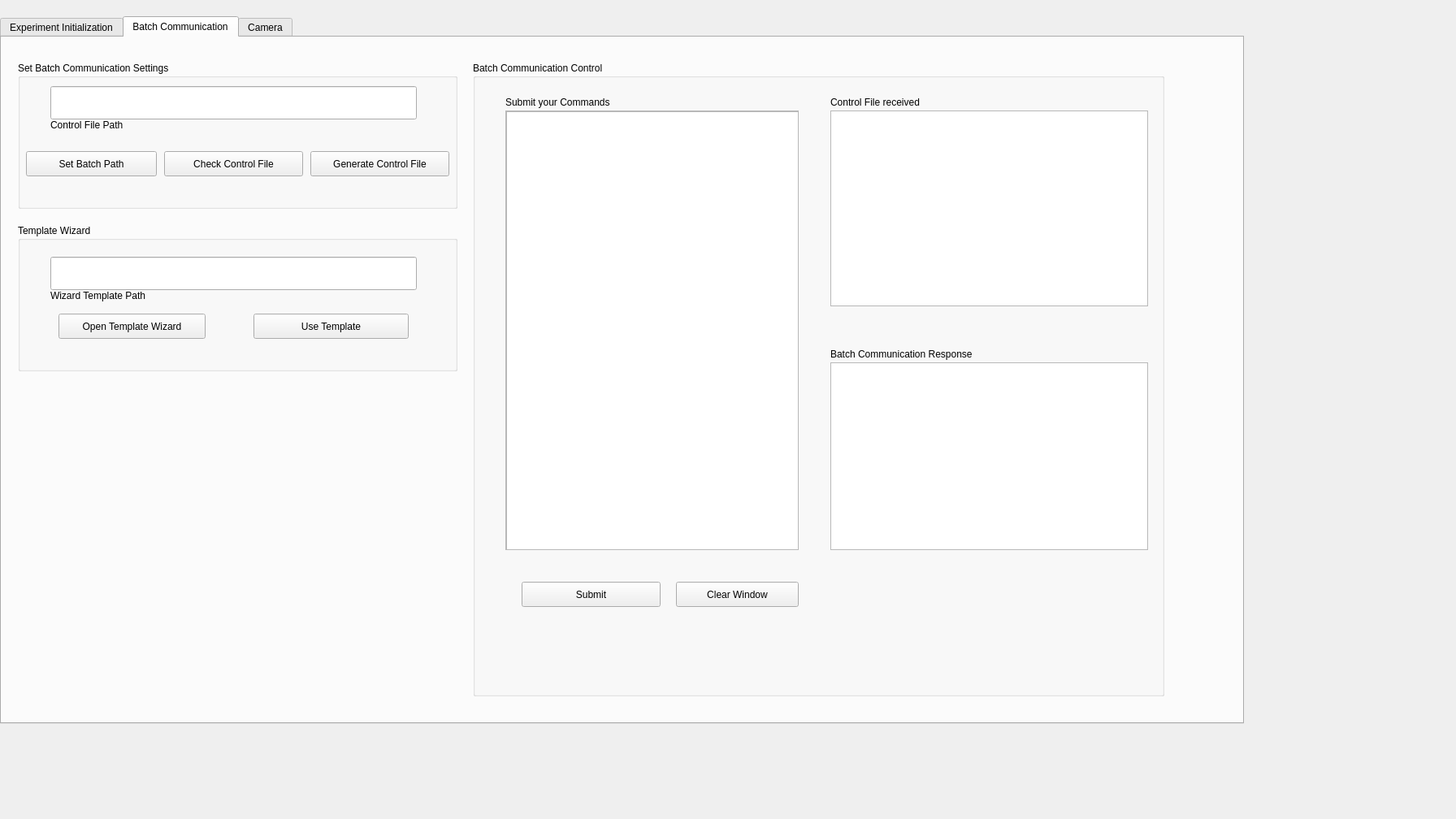
<?xml version="1.0" encoding="UTF-8"?>
<ui version="4.0">
 <class>Config_Widget</class>
 <widget class="QWidget" name="Config_Widget">
  <property name="geometry">
   <rect>
    <x>0</x>
    <y>0</y>
    <width>1792</width>
    <height>1008</height>
   </rect>
  </property>
  <property name="windowTitle">
   <string>Form</string>
  </property>
  <widget class="QWidget" name="gridLayoutWidget">
   <property name="geometry">
    <rect>
     <x>0</x>
     <y>20</y>
     <width>1531</width>
     <height>871</height>
    </rect>
   </property>
   <layout class="QGridLayout" name="gridLayout_2">
    <item row="0" column="0">
     <widget class="QTabWidget" name="Notebook_2">
      <property name="tabShape">
       <enum>QTabWidget::Rounded</enum>
      </property>
      <property name="currentIndex">
       <number>1</number>
      </property>
      <widget class="QWidget" name="experiment_initialization_3">
       <attribute name="title">
        <string>Experiment Initialization</string>
       </attribute>
       <widget class="QWidget" name="horizontalLayoutWidget_8">
        <property name="geometry">
         <rect>
          <x>10</x>
          <y>80</y>
          <width>1441</width>
          <height>351</height>
         </rect>
        </property>
        <layout class="QHBoxLayout" name="horizontalLayout_13">
         <item>
          <layout class="QGridLayout" name="gridLayout_28">
           <item row="0" column="0">
            <widget class="QGroupBox" name="groupBox_22">
             <property name="title">
              <string>Solutions</string>
             </property>
             <widget class="QComboBox" name="So_com1">
              <property name="geometry">
               <rect>
                <x>100</x>
                <y>20</y>
                <width>281</width>
                <height>41</height>
               </rect>
              </property>
             </widget>
             <widget class="QLabel" name="label_199">
              <property name="geometry">
               <rect>
                <x>110</x>
                <y>60</y>
                <width>71</width>
                <height>16</height>
               </rect>
              </property>
              <property name="text">
               <string>EC Type</string>
              </property>
             </widget>
             <widget class="QComboBox" name="So_com2">
              <property name="geometry">
               <rect>
                <x>100</x>
                <y>90</y>
                <width>281</width>
                <height>41</height>
               </rect>
              </property>
             </widget>
             <widget class="QLabel" name="label_200">
              <property name="geometry">
               <rect>
                <x>110</x>
                <y>130</y>
                <width>71</width>
                <height>16</height>
               </rect>
              </property>
              <property name="text">
               <string>IC  Type</string>
              </property>
             </widget>
             <widget class="QLineEdit" name="S1">
              <property name="geometry">
               <rect>
                <x>110</x>
                <y>160</y>
                <width>131</width>
                <height>41</height>
               </rect>
              </property>
              <property name="text">
               <string/>
              </property>
             </widget>
             <widget class="QLineEdit" name="S2">
              <property name="geometry">
               <rect>
                <x>250</x>
                <y>160</y>
                <width>131</width>
                <height>41</height>
               </rect>
              </property>
             </widget>
             <widget class="QLabel" name="label_201">
              <property name="geometry">
               <rect>
                <x>110</x>
                <y>200</y>
                <width>71</width>
                <height>16</height>
               </rect>
              </property>
              <property name="text">
               <string>EC Lot #</string>
              </property>
             </widget>
             <widget class="QLabel" name="label_202">
              <property name="geometry">
               <rect>
                <x>250</x>
                <y>200</y>
                <width>71</width>
                <height>16</height>
               </rect>
              </property>
              <property name="text">
               <string>IC lot #</string>
              </property>
             </widget>
             <widget class="QLineEdit" name="S3">
              <property name="geometry">
               <rect>
                <x>110</x>
                <y>230</y>
                <width>61</width>
                <height>41</height>
               </rect>
              </property>
             </widget>
             <widget class="QLineEdit" name="S4">
              <property name="geometry">
               <rect>
                <x>180</x>
                <y>230</y>
                <width>61</width>
                <height>41</height>
               </rect>
              </property>
             </widget>
             <widget class="QLineEdit" name="S5">
              <property name="geometry">
               <rect>
                <x>250</x>
                <y>230</y>
                <width>61</width>
                <height>41</height>
               </rect>
              </property>
             </widget>
             <widget class="QLineEdit" name="S6">
              <property name="geometry">
               <rect>
                <x>320</x>
                <y>230</y>
                <width>61</width>
                <height>41</height>
               </rect>
              </property>
             </widget>
             <widget class="QLabel" name="label_203">
              <property name="geometry">
               <rect>
                <x>110</x>
                <y>270</y>
                <width>71</width>
                <height>16</height>
               </rect>
              </property>
              <property name="text">
               <string>T [°C]</string>
              </property>
             </widget>
             <widget class="QLabel" name="label_204">
              <property name="geometry">
               <rect>
                <x>180</x>
                <y>270</y>
                <width>71</width>
                <height>16</height>
               </rect>
              </property>
              <property name="text">
               <string>F [ml/min]</string>
              </property>
             </widget>
             <widget class="QLabel" name="label_205">
              <property name="geometry">
               <rect>
                <x>250</x>
                <y>270</y>
                <width>71</width>
                <height>16</height>
               </rect>
              </property>
              <property name="text">
               <string>I [nm]</string>
              </property>
             </widget>
             <widget class="QLabel" name="label_206">
              <property name="geometry">
               <rect>
                <x>320</x>
                <y>270</y>
                <width>71</width>
                <height>16</height>
               </rect>
              </property>
              <property name="text">
               <string>e</string>
              </property>
             </widget>
            </widget>
           </item>
          </layout>
         </item>
         <item>
          <layout class="QGridLayout" name="gridLayout_29">
           <item row="0" column="0">
            <widget class="QGroupBox" name="groupBox_30">
             <property name="title">
              <string>Cells</string>
             </property>
             <widget class="QComboBox" name="Ce_com1">
              <property name="geometry">
               <rect>
                <x>110</x>
                <y>20</y>
                <width>281</width>
                <height>41</height>
               </rect>
              </property>
             </widget>
             <widget class="QComboBox" name="Ce_com2">
              <property name="geometry">
               <rect>
                <x>110</x>
                <y>90</y>
                <width>281</width>
                <height>41</height>
               </rect>
              </property>
             </widget>
             <widget class="QLineEdit" name="Ce1">
              <property name="geometry">
               <rect>
                <x>120</x>
                <y>160</y>
                <width>131</width>
                <height>41</height>
               </rect>
              </property>
             </widget>
             <widget class="QLabel" name="label_207">
              <property name="geometry">
               <rect>
                <x>120</x>
                <y>60</y>
                <width>71</width>
                <height>16</height>
               </rect>
              </property>
              <property name="text">
               <string>License ID</string>
              </property>
             </widget>
             <widget class="QLabel" name="label_208">
              <property name="geometry">
               <rect>
                <x>120</x>
                <y>130</y>
                <width>71</width>
                <height>16</height>
               </rect>
              </property>
              <property name="text">
               <string>Cell line</string>
              </property>
             </widget>
             <widget class="QLabel" name="label_209">
              <property name="geometry">
               <rect>
                <x>120</x>
                <y>200</y>
                <width>71</width>
                <height>16</height>
               </rect>
              </property>
              <property name="text">
               <string>Passage #</string>
              </property>
             </widget>
            </widget>
           </item>
          </layout>
         </item>
         <item>
          <layout class="QGridLayout" name="gridLayout_30">
           <item row="0" column="0">
            <widget class="QGroupBox" name="groupBox_31">
             <property name="title">
              <string>Compound</string>
             </property>
             <widget class="QLineEdit" name="C1">
              <property name="geometry">
               <rect>
                <x>90</x>
                <y>20</y>
                <width>81</width>
                <height>41</height>
               </rect>
              </property>
             </widget>
             <widget class="QLineEdit" name="C2">
              <property name="geometry">
               <rect>
                <x>200</x>
                <y>20</y>
                <width>81</width>
                <height>41</height>
               </rect>
              </property>
             </widget>
             <widget class="QComboBox" name="Co_com1">
              <property name="geometry">
               <rect>
                <x>300</x>
                <y>20</y>
                <width>91</width>
                <height>41</height>
               </rect>
              </property>
             </widget>
             <widget class="QLineEdit" name="C3">
              <property name="geometry">
               <rect>
                <x>90</x>
                <y>90</y>
                <width>81</width>
                <height>41</height>
               </rect>
              </property>
             </widget>
             <widget class="QLineEdit" name="C4">
              <property name="geometry">
               <rect>
                <x>200</x>
                <y>90</y>
                <width>81</width>
                <height>41</height>
               </rect>
              </property>
             </widget>
             <widget class="QLineEdit" name="C5">
              <property name="geometry">
               <rect>
                <x>90</x>
                <y>160</y>
                <width>81</width>
                <height>41</height>
               </rect>
              </property>
             </widget>
             <widget class="QLineEdit" name="C6">
              <property name="geometry">
               <rect>
                <x>200</x>
                <y>160</y>
                <width>81</width>
                <height>41</height>
               </rect>
              </property>
             </widget>
             <widget class="QLineEdit" name="C8">
              <property name="geometry">
               <rect>
                <x>90</x>
                <y>230</y>
                <width>131</width>
                <height>41</height>
               </rect>
              </property>
             </widget>
             <widget class="QLineEdit" name="C9">
              <property name="geometry">
               <rect>
                <x>270</x>
                <y>230</y>
                <width>131</width>
                <height>41</height>
               </rect>
              </property>
             </widget>
             <widget class="QLabel" name="label_210">
              <property name="geometry">
               <rect>
                <x>90</x>
                <y>60</y>
                <width>81</width>
                <height>16</height>
               </rect>
              </property>
              <property name="text">
               <string>Sample Code</string>
              </property>
             </widget>
             <widget class="QLabel" name="label_211">
              <property name="geometry">
               <rect>
                <x>200</x>
                <y>60</y>
                <width>71</width>
                <height>16</height>
               </rect>
              </property>
              <property name="text">
               <string>Lot #</string>
              </property>
             </widget>
             <widget class="QLabel" name="label_212">
              <property name="geometry">
               <rect>
                <x>310</x>
                <y>60</y>
                <width>71</width>
                <height>16</height>
               </rect>
              </property>
              <property name="text">
               <string>Salt Code</string>
              </property>
             </widget>
             <widget class="QLabel" name="label_213">
              <property name="geometry">
               <rect>
                <x>90</x>
                <y>130</y>
                <width>71</width>
                <height>16</height>
               </rect>
              </property>
              <property name="text">
               <string>Sample Id</string>
              </property>
             </widget>
             <widget class="QLabel" name="label_214">
              <property name="geometry">
               <rect>
                <x>200</x>
                <y>130</y>
                <width>71</width>
                <height>16</height>
               </rect>
              </property>
              <property name="text">
               <string>MW [Da]</string>
              </property>
             </widget>
             <widget class="QLabel" name="label_215">
              <property name="geometry">
               <rect>
                <x>90</x>
                <y>200</y>
                <width>71</width>
                <height>16</height>
               </rect>
              </property>
              <property name="text">
               <string>Weight [mg]</string>
              </property>
             </widget>
             <widget class="QLabel" name="label_216">
              <property name="geometry">
               <rect>
                <x>200</x>
                <y>200</y>
                <width>71</width>
                <height>16</height>
               </rect>
              </property>
              <property name="text">
               <string>Solvent</string>
              </property>
             </widget>
             <widget class="QLabel" name="label_217">
              <property name="geometry">
               <rect>
                <x>90</x>
                <y>270</y>
                <width>71</width>
                <height>16</height>
               </rect>
              </property>
              <property name="text">
               <string>Stocks [mM]</string>
              </property>
             </widget>
             <widget class="QLabel" name="label_218">
              <property name="geometry">
               <rect>
                <x>270</x>
                <y>270</y>
                <width>111</width>
                <height>16</height>
               </rect>
              </property>
              <property name="text">
               <string>Concentration [µM]</string>
              </property>
             </widget>
             <widget class="QLineEdit" name="C6_2">
              <property name="geometry">
               <rect>
                <x>310</x>
                <y>160</y>
                <width>81</width>
                <height>41</height>
               </rect>
              </property>
             </widget>
             <widget class="QLabel" name="label_219">
              <property name="geometry">
               <rect>
                <x>310</x>
                <y>200</y>
                <width>71</width>
                <height>16</height>
               </rect>
              </property>
              <property name="text">
               <string>Volumn [µL]</string>
              </property>
             </widget>
            </widget>
           </item>
          </layout>
         </item>
        </layout>
       </widget>
       <widget class="QWidget" name="horizontalLayoutWidget_9">
        <property name="geometry">
         <rect>
          <x>10</x>
          <y>440</y>
          <width>1441</width>
          <height>381</height>
         </rect>
        </property>
        <layout class="QHBoxLayout" name="horizontalLayout_14">
         <item>
          <layout class="QGridLayout" name="gridLayout_31">
           <item row="0" column="0">
            <widget class="QGroupBox" name="groupBox_32">
             <property name="title">
              <string>Staff</string>
             </property>
             <widget class="QComboBox" name="St_com1">
              <property name="geometry">
               <rect>
                <x>100</x>
                <y>30</y>
                <width>281</width>
                <height>41</height>
               </rect>
              </property>
             </widget>
             <widget class="QComboBox" name="St_com2">
              <property name="geometry">
               <rect>
                <x>100</x>
                <y>110</y>
                <width>281</width>
                <height>41</height>
               </rect>
              </property>
             </widget>
             <widget class="QComboBox" name="St_com3">
              <property name="geometry">
               <rect>
                <x>100</x>
                <y>190</y>
                <width>281</width>
                <height>41</height>
               </rect>
              </property>
             </widget>
             <widget class="QLabel" name="label_220">
              <property name="geometry">
               <rect>
                <x>110</x>
                <y>70</y>
                <width>101</width>
                <height>16</height>
               </rect>
              </property>
              <property name="text">
               <string>Study director</string>
              </property>
             </widget>
             <widget class="QLabel" name="label_221">
              <property name="geometry">
               <rect>
                <x>110</x>
                <y>150</y>
                <width>101</width>
                <height>16</height>
               </rect>
              </property>
              <property name="text">
               <string>Technician</string>
              </property>
             </widget>
             <widget class="QLabel" name="label_222">
              <property name="geometry">
               <rect>
                <x>110</x>
                <y>230</y>
                <width>101</width>
                <height>16</height>
               </rect>
              </property>
              <property name="text">
               <string>Laboratory Code</string>
              </property>
             </widget>
            </widget>
           </item>
          </layout>
         </item>
         <item>
          <layout class="QGridLayout" name="gridLayout_32">
           <item row="0" column="0">
            <widget class="QGroupBox" name="groupBox_33">
             <property name="title">
              <string>Experiment Protocol</string>
             </property>
             <widget class="QComboBox" name="E_com1">
              <property name="geometry">
               <rect>
                <x>120</x>
                <y>30</y>
                <width>281</width>
                <height>41</height>
               </rect>
              </property>
             </widget>
             <widget class="QComboBox" name="E_com2">
              <property name="geometry">
               <rect>
                <x>120</x>
                <y>110</y>
                <width>281</width>
                <height>41</height>
               </rect>
              </property>
             </widget>
             <widget class="QLineEdit" name="E1">
              <property name="geometry">
               <rect>
                <x>130</x>
                <y>190</y>
                <width>131</width>
                <height>41</height>
               </rect>
              </property>
             </widget>
             <widget class="QLineEdit" name="E2">
              <property name="geometry">
               <rect>
                <x>282</x>
                <y>190</y>
                <width>121</width>
                <height>41</height>
               </rect>
              </property>
             </widget>
             <widget class="QLabel" name="label_223">
              <property name="geometry">
               <rect>
                <x>130</x>
                <y>70</y>
                <width>111</width>
                <height>16</height>
               </rect>
              </property>
              <property name="text">
               <string>Protocol Files</string>
              </property>
             </widget>
             <widget class="QLabel" name="label_224">
              <property name="geometry">
               <rect>
                <x>130</x>
                <y>150</y>
                <width>121</width>
                <height>16</height>
               </rect>
              </property>
              <property name="text">
               <string>Pulse description</string>
              </property>
             </widget>
             <widget class="QLabel" name="label_225">
              <property name="geometry">
               <rect>
                <x>130</x>
                <y>230</y>
                <width>101</width>
                <height>16</height>
               </rect>
              </property>
              <property name="text">
               <string>N</string>
              </property>
             </widget>
             <widget class="QLabel" name="label_226">
              <property name="geometry">
               <rect>
                <x>280</x>
                <y>230</y>
                <width>101</width>
                <height>16</height>
               </rect>
              </property>
              <property name="text">
               <string>Done</string>
              </property>
             </widget>
            </widget>
           </item>
          </layout>
         </item>
         <item>
          <layout class="QGridLayout" name="gridLayout_33">
           <item row="0" column="0">
            <widget class="QGroupBox" name="groupBox_34">
             <property name="title">
              <string>Archiving</string>
             </property>
             <widget class="QComboBox" name="A_com1">
              <property name="geometry">
               <rect>
                <x>90</x>
                <y>30</y>
                <width>141</width>
                <height>41</height>
               </rect>
              </property>
             </widget>
             <widget class="QComboBox" name="A_com2">
              <property name="geometry">
               <rect>
                <x>270</x>
                <y>30</y>
                <width>141</width>
                <height>41</height>
               </rect>
              </property>
             </widget>
             <widget class="QLineEdit" name="A1">
              <property name="geometry">
               <rect>
                <x>100</x>
                <y>110</y>
                <width>131</width>
                <height>41</height>
               </rect>
              </property>
             </widget>
             <widget class="QComboBox" name="A_com3">
              <property name="geometry">
               <rect>
                <x>270</x>
                <y>110</y>
                <width>141</width>
                <height>41</height>
               </rect>
              </property>
             </widget>
             <widget class="QLineEdit" name="A2">
              <property name="geometry">
               <rect>
                <x>100</x>
                <y>190</y>
                <width>311</width>
                <height>41</height>
               </rect>
              </property>
             </widget>
             <widget class="QLabel" name="label_227">
              <property name="geometry">
               <rect>
                <x>100</x>
                <y>70</y>
                <width>81</width>
                <height>16</height>
               </rect>
              </property>
              <property name="text">
               <string>Model Code</string>
              </property>
             </widget>
             <widget class="QLabel" name="label_228">
              <property name="geometry">
               <rect>
                <x>280</x>
                <y>70</y>
                <width>91</width>
                <height>16</height>
               </rect>
              </property>
              <property name="text">
               <string>Project Code</string>
              </property>
             </widget>
             <widget class="QLabel" name="label_229">
              <property name="geometry">
               <rect>
                <x>100</x>
                <y>150</y>
                <width>81</width>
                <height>16</height>
               </rect>
              </property>
              <property name="text">
               <string>Study Code</string>
              </property>
             </widget>
             <widget class="QLabel" name="label_230">
              <property name="geometry">
               <rect>
                <x>280</x>
                <y>150</y>
                <width>71</width>
                <height>16</height>
               </rect>
              </property>
              <property name="text">
               <string>Data path</string>
              </property>
             </widget>
             <widget class="QLabel" name="label_231">
              <property name="geometry">
               <rect>
                <x>100</x>
                <y>230</y>
                <width>141</width>
                <height>16</height>
               </rect>
              </property>
              <property name="text">
               <string>File name template</string>
              </property>
             </widget>
             <widget class="QWidget" name="horizontalLayoutWidget_10">
              <property name="geometry">
               <rect>
                <x>10</x>
                <y>320</y>
                <width>451</width>
                <height>51</height>
               </rect>
              </property>
              <layout class="QHBoxLayout" name="horizontalLayout_6">
               <item>
                <widget class="QPushButton" name="button_submit_database">
                 <property name="text">
                  <string>Submit Data to Database</string>
                 </property>
                </widget>
               </item>
               <item>
                <widget class="QPushButton" name="button_edit_experiment">
                 <property name="text">
                  <string>Edit Data</string>
                 </property>
                </widget>
               </item>
              </layout>
             </widget>
            </widget>
           </item>
          </layout>
         </item>
        </layout>
       </widget>
       <widget class="QWidget" name="horizontalLayoutWidget_11">
        <property name="geometry">
         <rect>
          <x>660</x>
          <y>10</y>
          <width>191</width>
          <height>51</height>
         </rect>
        </property>
        <layout class="QHBoxLayout" name="horizontalLayout_15">
         <item>
          <widget class="QPushButton" name="Load_meta_data_experiment_12">
           <property name="text">
            <string>Load Metadata</string>
           </property>
          </widget>
         </item>
        </layout>
       </widget>
      </widget>
      <widget class="QWidget" name="batch_communication_3">
       <attribute name="title">
        <string>Batch Communication</string>
       </attribute>
       <widget class="QGroupBox" name="groupBox_17">
        <property name="geometry">
         <rect>
          <x>20</x>
          <y>30</y>
          <width>541</width>
          <height>181</height>
         </rect>
        </property>
        <property name="title">
         <string>Set Batch Communication Settings</string>
        </property>
        <widget class="QLineEdit" name="Batch1">
         <property name="geometry">
          <rect>
           <x>40</x>
           <y>30</y>
           <width>451</width>
           <height>41</height>
          </rect>
         </property>
        </widget>
        <widget class="QPushButton" name="button_batch_1">
         <property name="geometry">
          <rect>
           <x>10</x>
           <y>110</y>
           <width>161</width>
           <height>31</height>
          </rect>
         </property>
         <property name="text">
          <string>Set Batch Path</string>
         </property>
        </widget>
        <widget class="QPushButton" name="button_control_1">
         <property name="geometry">
          <rect>
           <x>360</x>
           <y>110</y>
           <width>171</width>
           <height>31</height>
          </rect>
         </property>
         <property name="text">
          <string>Generate Control File</string>
         </property>
        </widget>
        <widget class="QLabel" name="label_4">
         <property name="geometry">
          <rect>
           <x>40</x>
           <y>70</y>
           <width>111</width>
           <height>16</height>
          </rect>
         </property>
         <property name="text">
          <string>Control File Path</string>
         </property>
        </widget>
        <widget class="QPushButton" name="button_control_2">
         <property name="geometry">
          <rect>
           <x>180</x>
           <y>110</y>
           <width>171</width>
           <height>31</height>
          </rect>
         </property>
         <property name="text">
          <string>Check Control File</string>
         </property>
        </widget>
       </widget>
       <widget class="QGroupBox" name="groupBox_18">
        <property name="geometry">
         <rect>
          <x>580</x>
          <y>30</y>
          <width>851</width>
          <height>781</height>
         </rect>
        </property>
        <property name="title">
         <string>Batch Communication Control</string>
        </property>
        <widget class="QScrollArea" name="scrollArea_3">
         <property name="geometry">
          <rect>
           <x>40</x>
           <y>60</y>
           <width>361</width>
           <height>541</height>
          </rect>
         </property>
         <property name="widgetResizable">
          <bool>true</bool>
         </property>
         <widget class="QWidget" name="scrollAreaWidgetContents_3">
          <property name="geometry">
           <rect>
            <x>0</x>
            <y>0</y>
            <width>359</width>
            <height>539</height>
           </rect>
          </property>
          <widget class="QTextEdit" name="sub_command1">
           <property name="geometry">
            <rect>
             <x>0</x>
             <y>0</y>
             <width>361</width>
             <height>541</height>
            </rect>
           </property>
          </widget>
         </widget>
        </widget>
        <widget class="QLabel" name="label_40">
         <property name="geometry">
          <rect>
           <x>40</x>
           <y>40</y>
           <width>181</width>
           <height>20</height>
          </rect>
         </property>
         <property name="text">
          <string>Submit your Commands</string>
         </property>
        </widget>
        <widget class="QLabel" name="label_41">
         <property name="geometry">
          <rect>
           <x>440</x>
           <y>40</y>
           <width>171</width>
           <height>20</height>
          </rect>
         </property>
         <property name="text">
          <string>Control File received</string>
         </property>
        </widget>
        <widget class="QTextEdit" name="receive_command1">
         <property name="geometry">
          <rect>
           <x>440</x>
           <y>60</y>
           <width>391</width>
           <height>241</height>
          </rect>
         </property>
        </widget>
        <widget class="QTextEdit" name="response_command_1">
         <property name="geometry">
          <rect>
           <x>440</x>
           <y>370</y>
           <width>391</width>
           <height>231</height>
          </rect>
         </property>
        </widget>
        <widget class="QLabel" name="label_42">
         <property name="geometry">
          <rect>
           <x>440</x>
           <y>350</y>
           <width>231</width>
           <height>20</height>
          </rect>
         </property>
         <property name="text">
          <string>Batch Communication Response</string>
         </property>
        </widget>
        <widget class="QPushButton" name="button_submit_command">
         <property name="geometry">
          <rect>
           <x>60</x>
           <y>640</y>
           <width>171</width>
           <height>31</height>
          </rect>
         </property>
         <property name="text">
          <string>Submit</string>
         </property>
        </widget>
        <widget class="QPushButton" name="button_clear_window">
         <property name="geometry">
          <rect>
           <x>250</x>
           <y>640</y>
           <width>151</width>
           <height>31</height>
          </rect>
         </property>
         <property name="text">
          <string>Clear Window</string>
         </property>
        </widget>
       </widget>
       <widget class="QGroupBox" name="groupBox_19">
        <property name="geometry">
         <rect>
          <x>20</x>
          <y>230</y>
          <width>541</width>
          <height>181</height>
         </rect>
        </property>
        <property name="title">
         <string>Template Wizard</string>
        </property>
        <widget class="QLineEdit" name="Template_path1">
         <property name="geometry">
          <rect>
           <x>40</x>
           <y>40</y>
           <width>451</width>
           <height>41</height>
          </rect>
         </property>
        </widget>
        <widget class="QPushButton" name="button_open_template_wizard">
         <property name="geometry">
          <rect>
           <x>50</x>
           <y>110</y>
           <width>181</width>
           <height>31</height>
          </rect>
         </property>
         <property name="text">
          <string>Open Template Wizard</string>
         </property>
        </widget>
        <widget class="QPushButton" name="button_use_template_wizard">
         <property name="geometry">
          <rect>
           <x>290</x>
           <y>110</y>
           <width>191</width>
           <height>31</height>
          </rect>
         </property>
         <property name="text">
          <string>Use Template</string>
         </property>
        </widget>
        <widget class="QLabel" name="label_5">
         <property name="geometry">
          <rect>
           <x>40</x>
           <y>80</y>
           <width>151</width>
           <height>16</height>
          </rect>
         </property>
         <property name="text">
          <string>Wizard Template Path</string>
         </property>
        </widget>
       </widget>
      </widget>
      <widget class="QWidget" name="camera_3">
       <attribute name="title">
        <string>Camera</string>
       </attribute>
       <widget class="QPushButton" name="pushButton">
        <property name="geometry">
         <rect>
          <x>650</x>
          <y>20</y>
          <width>191</width>
          <height>41</height>
         </rect>
        </property>
        <property name="text">
         <string>Initalize Camera</string>
        </property>
       </widget>
       <widget class="QGroupBox" name="groupBox">
        <property name="geometry">
         <rect>
          <x>80</x>
          <y>110</y>
          <width>641</width>
          <height>571</height>
         </rect>
        </property>
        <property name="title">
         <string>Live Camera Feed</string>
        </property>
        <widget class="QGraphicsView" name="Camera_Live_Feed">
         <property name="geometry">
          <rect>
           <x>40</x>
           <y>40</y>
           <width>561</width>
           <height>451</height>
          </rect>
         </property>
        </widget>
        <widget class="QPushButton" name="button_start_camera">
         <property name="geometry">
          <rect>
           <x>40</x>
           <y>510</y>
           <width>182</width>
           <height>23</height>
          </rect>
         </property>
         <property name="text">
          <string>Start Camera</string>
         </property>
        </widget>
        <widget class="QPushButton" name="button_stop_camera">
         <property name="geometry">
          <rect>
           <x>228</x>
           <y>510</y>
           <width>183</width>
           <height>23</height>
          </rect>
         </property>
         <property name="text">
          <string>Stop Camera</string>
         </property>
        </widget>
        <widget class="QPushButton" name="button_take_snapshot">
         <property name="geometry">
          <rect>
           <x>417</x>
           <y>510</y>
           <width>182</width>
           <height>23</height>
          </rect>
         </property>
         <property name="text">
          <string>Take Snapshot</string>
         </property>
        </widget>
       </widget>
       <widget class="QGroupBox" name="groupBox_2">
        <property name="geometry">
         <rect>
          <x>780</x>
          <y>110</y>
          <width>641</width>
          <height>571</height>
         </rect>
        </property>
        <property name="title">
         <string>Snapshot Overview</string>
        </property>
        <widget class="QGraphicsView" name="Taken_Snapshot">
         <property name="geometry">
          <rect>
           <x>40</x>
           <y>40</y>
           <width>561</width>
           <height>451</height>
          </rect>
         </property>
        </widget>
        <widget class="QPushButton" name="button_transfer_to_labbook">
         <property name="geometry">
          <rect>
           <x>420</x>
           <y>510</y>
           <width>182</width>
           <height>23</height>
          </rect>
         </property>
         <property name="text">
          <string>Transfer to Labbook</string>
         </property>
        </widget>
        <widget class="QPushButton" name="button_discard_snapshot">
         <property name="geometry">
          <rect>
           <x>43</x>
           <y>510</y>
           <width>182</width>
           <height>23</height>
          </rect>
         </property>
         <property name="text">
          <string>Discard Snapshot</string>
         </property>
        </widget>
        <widget class="QPushButton" name="button_save_snapshot">
         <property name="geometry">
          <rect>
           <x>231</x>
           <y>510</y>
           <width>183</width>
           <height>23</height>
          </rect>
         </property>
         <property name="text">
          <string>Save Snapshot</string>
         </property>
        </widget>
       </widget>
      </widget>
     </widget>
    </item>
   </layout>
  </widget>
 </widget>
 <resources/>
 <connections/>
</ui>
